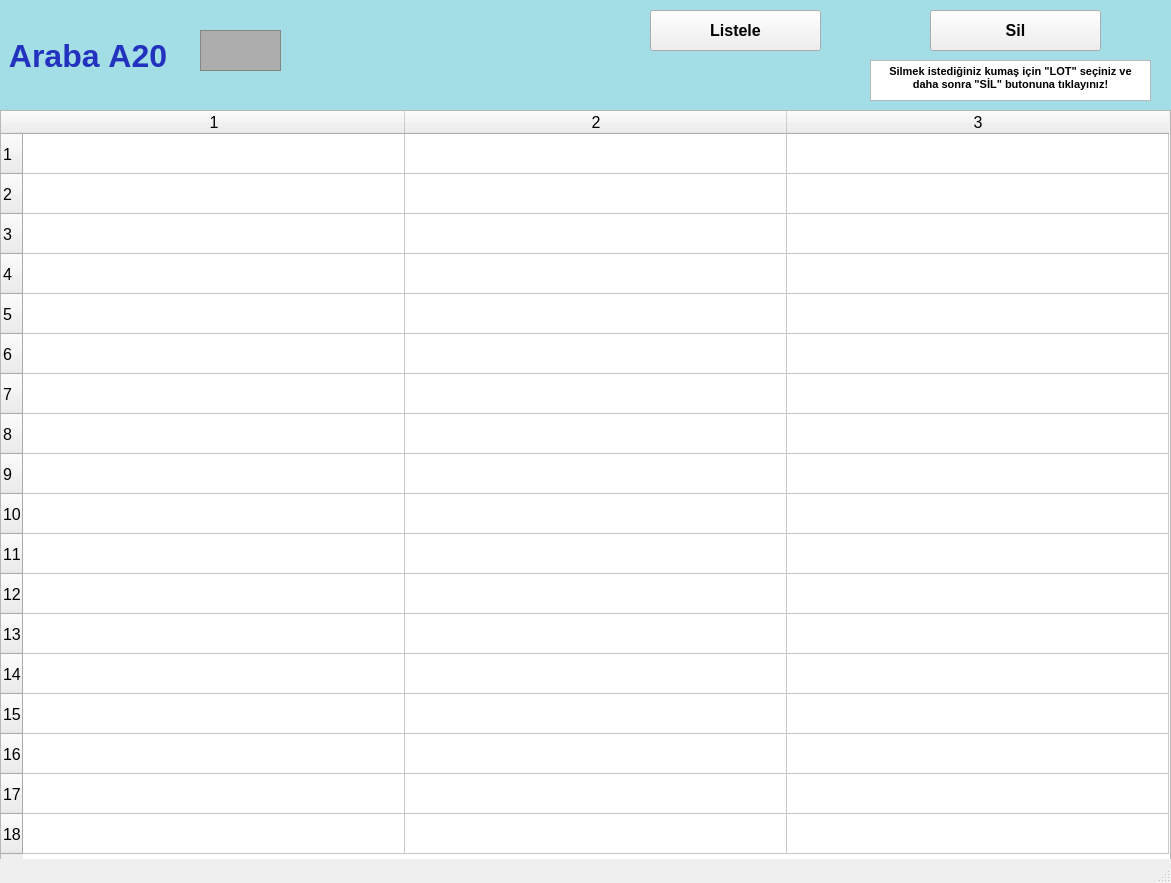
<?xml version="1.0" encoding="UTF-8"?>
<ui version="4.0">
 <class>arabalarA20_ekran</class>
 <widget class="QMainWindow" name="arabalarA20_ekran">
  <property name="geometry">
   <rect>
    <x>0</x>
    <y>0</y>
    <width>1171</width>
    <height>883</height>
   </rect>
  </property>
  <property name="font">
   <font>
    <pointsize>12</pointsize>
    <weight>50</weight>
    <bold>false</bold>
    <kerning>false</kerning>
   </font>
  </property>
  <property name="windowTitle">
   <string/>
  </property>
  <widget class="QWidget" name="centralwidget">
   <widget class="QLabel" name="arabaA1yazi_lbl">
    <property name="geometry">
     <rect>
      <x>0</x>
      <y>0</y>
      <width>1171</width>
      <height>111</height>
     </rect>
    </property>
    <property name="font">
     <font>
      <pointsize>24</pointsize>
      <weight>75</weight>
      <bold>true</bold>
     </font>
    </property>
    <property name="styleSheet">
     <string notr="true">background-color: rgb(163, 221, 229);
color: rgb(34, 50, 190);</string>
    </property>
    <property name="text">
     <string> Araba A20</string>
    </property>
   </widget>
   <widget class="QFrame" name="arabaA1_img">
    <property name="geometry">
     <rect>
      <x>200</x>
      <y>30</y>
      <width>81</width>
      <height>41</height>
     </rect>
    </property>
    <property name="styleSheet">
     <string notr="true">background-color: rgb(173, 173, 173);</string>
    </property>
    <property name="frameShape">
     <enum>QFrame::StyledPanel</enum>
    </property>
    <property name="frameShadow">
     <enum>QFrame::Raised</enum>
    </property>
   </widget>
   <widget class="QPushButton" name="listele20_btn">
    <property name="geometry">
     <rect>
      <x>650</x>
      <y>10</y>
      <width>171</width>
      <height>41</height>
     </rect>
    </property>
    <property name="font">
     <font>
      <pointsize>12</pointsize>
      <weight>75</weight>
      <bold>true</bold>
     </font>
    </property>
    <property name="text">
     <string>Listele</string>
    </property>
   </widget>
   <widget class="QTableWidget" name="A20_tw">
    <property name="geometry">
     <rect>
      <x>0</x>
      <y>110</y>
      <width>1171</width>
      <height>751</height>
     </rect>
    </property>
    <property name="baseSize">
     <size>
      <width>0</width>
      <height>0</height>
     </size>
    </property>
    <property name="rowCount">
     <number>18</number>
    </property>
    <property name="columnCount">
     <number>3</number>
    </property>
    <attribute name="horizontalHeaderVisible">
     <bool>true</bool>
    </attribute>
    <attribute name="horizontalHeaderCascadingSectionResizes">
     <bool>false</bool>
    </attribute>
    <attribute name="horizontalHeaderDefaultSectionSize">
     <number>382</number>
    </attribute>
    <attribute name="horizontalHeaderMinimumSectionSize">
     <number>38</number>
    </attribute>
    <attribute name="verticalHeaderDefaultSectionSize">
     <number>40</number>
    </attribute>
    <attribute name="verticalHeaderMinimumSectionSize">
     <number>23</number>
    </attribute>
    <row/>
    <row/>
    <row/>
    <row/>
    <row/>
    <row/>
    <row/>
    <row/>
    <row/>
    <row/>
    <row/>
    <row/>
    <row/>
    <row/>
    <row/>
    <row/>
    <row/>
    <row/>
    <column/>
    <column/>
    <column/>
   </widget>
   <widget class="QPushButton" name="sil20_btn">
    <property name="geometry">
     <rect>
      <x>930</x>
      <y>10</y>
      <width>171</width>
      <height>41</height>
     </rect>
    </property>
    <property name="font">
     <font>
      <pointsize>12</pointsize>
      <weight>75</weight>
      <bold>true</bold>
     </font>
    </property>
    <property name="text">
     <string>Sil</string>
    </property>
   </widget>
   <widget class="QTextBrowser" name="textBrowser">
    <property name="geometry">
     <rect>
      <x>870</x>
      <y>60</y>
      <width>281</width>
      <height>41</height>
     </rect>
    </property>
    <property name="html">
     <string>&lt;!DOCTYPE HTML PUBLIC &quot;-//W3C//DTD HTML 4.0//EN&quot; &quot;http://www.w3.org/TR/REC-html40/strict.dtd&quot;&gt;
&lt;html&gt;&lt;head&gt;&lt;meta name=&quot;qrichtext&quot; content=&quot;1&quot; /&gt;&lt;style type=&quot;text/css&quot;&gt;
p, li { white-space: pre-wrap; }
&lt;/style&gt;&lt;/head&gt;&lt;body style=&quot; font-family:'MS Shell Dlg 2'; font-size:12pt; font-weight:400; font-style:normal;&quot;&gt;
&lt;p align=&quot;center&quot; style=&quot; margin-top:0px; margin-bottom:0px; margin-left:0px; margin-right:0px; -qt-block-indent:0; text-indent:0px;&quot;&gt;&lt;span style=&quot; font-size:8pt; font-weight:600;&quot;&gt;Silmek istediğiniz kumaş için &amp;quot;LOT&amp;quot; seçiniz ve daha sonra &amp;quot;SİL&amp;quot; butonuna tıklayınız!&lt;/span&gt;&lt;/p&gt;&lt;/body&gt;&lt;/html&gt;</string>
    </property>
   </widget>
  </widget>
  <widget class="QStatusBar" name="statusbar"/>
 </widget>
 <resources/>
 <connections/>
</ui>
